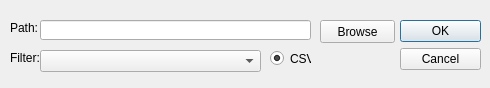
<?xml version="1.0" encoding="UTF-8"?>
<ui version="4.0">
 <class>ExportOptions</class>
 <widget class="QDialog" name="ExportOptions">
  <property name="geometry">
   <rect>
    <x>0</x>
    <y>0</y>
    <width>490</width>
    <height>88</height>
   </rect>
  </property>
  <property name="windowTitle">
   <string>Export Options</string>
  </property>
  <widget class="QDialogButtonBox" name="ExportButtonOkCancelButtons">
   <property name="geometry">
    <rect>
     <x>400</x>
     <y>20</y>
     <width>81</width>
     <height>241</height>
    </rect>
   </property>
   <property name="orientation">
    <enum>Qt::Vertical</enum>
   </property>
   <property name="standardButtons">
    <set>QDialogButtonBox::Cancel|QDialogButtonBox::Ok</set>
   </property>
  </widget>
  <widget class="QLabel" name="PathLabel">
   <property name="geometry">
    <rect>
     <x>10</x>
     <y>20</y>
     <width>31</width>
     <height>16</height>
    </rect>
   </property>
   <property name="text">
    <string>Path:</string>
   </property>
  </widget>
  <widget class="QLineEdit" name="ExportOutputPathInput">
   <property name="geometry">
    <rect>
     <x>40</x>
     <y>20</y>
     <width>271</width>
     <height>20</height>
    </rect>
   </property>
  </widget>
  <widget class="QRadioButton" name="CSVRadioButton">
   <property name="geometry">
    <rect>
     <x>270</x>
     <y>50</y>
     <width>41</width>
     <height>17</height>
    </rect>
   </property>
   <property name="text">
    <string>CSV</string>
   </property>
   <property name="checked">
    <bool>true</bool>
   </property>
  </widget>
  <widget class="QComboBox" name="ExportCategoryFilter">
   <property name="geometry">
    <rect>
     <x>40</x>
     <y>50</y>
     <width>221</width>
     <height>22</height>
    </rect>
   </property>
  </widget>
  <widget class="QLabel" name="label">
   <property name="geometry">
    <rect>
     <x>10</x>
     <y>50</y>
     <width>31</width>
     <height>16</height>
    </rect>
   </property>
   <property name="text">
    <string>Filter:</string>
   </property>
  </widget>
  <widget class="QPushButton" name="ExportBrowseButton">
   <property name="geometry">
    <rect>
     <x>320</x>
     <y>20</y>
     <width>75</width>
     <height>23</height>
    </rect>
   </property>
   <property name="text">
    <string>Browse</string>
   </property>
  </widget>
 </widget>
 <resources/>
 <connections>
  <connection>
   <sender>ExportButtonOkCancelButtons</sender>
   <signal>accepted()</signal>
   <receiver>ExportOptions</receiver>
   <slot>accept()</slot>
   <hints>
    <hint type="sourcelabel">
     <x>248</x>
     <y>254</y>
    </hint>
    <hint type="destinationlabel">
     <x>157</x>
     <y>274</y>
    </hint>
   </hints>
  </connection>
  <connection>
   <sender>ExportButtonOkCancelButtons</sender>
   <signal>rejected()</signal>
   <receiver>ExportOptions</receiver>
   <slot>reject()</slot>
   <hints>
    <hint type="sourcelabel">
     <x>316</x>
     <y>260</y>
    </hint>
    <hint type="destinationlabel">
     <x>286</x>
     <y>274</y>
    </hint>
   </hints>
  </connection>
 </connections>
</ui>
